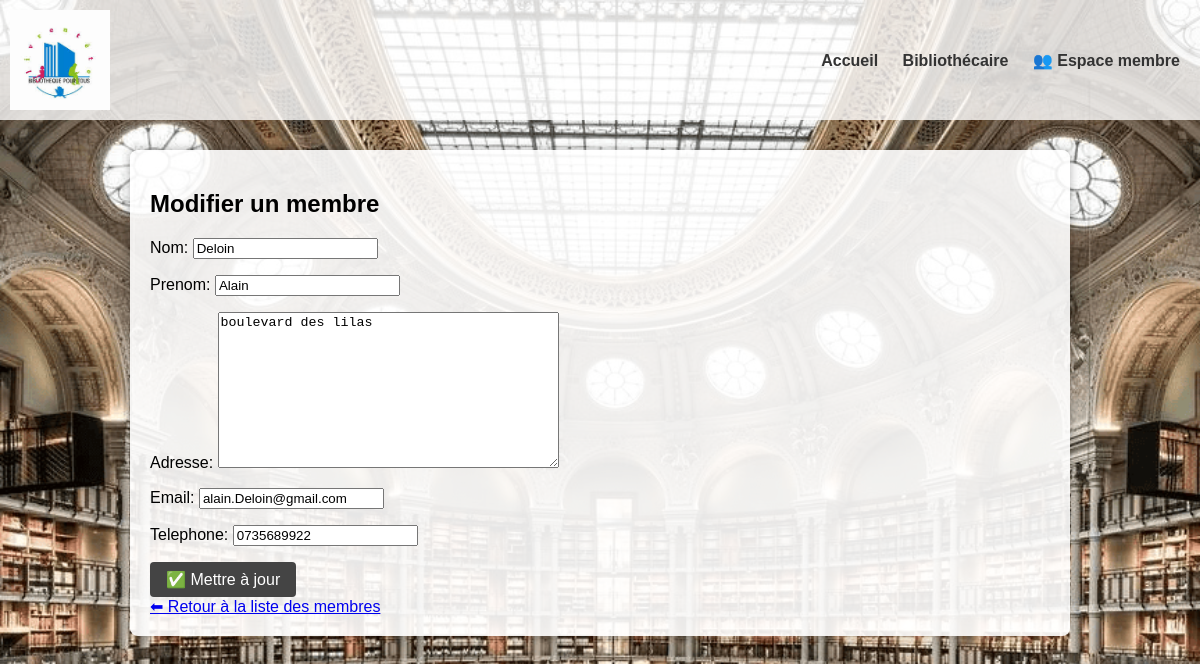
/bibliothecaire/membre/modifier/2/, run on the app's committed database.
### gestion_bibliothecaire/models.py (models this page shows, shortened)
class Emprunteur(models.Model):
    nom = models.CharField(max_length=100)
    prenom = models.CharField(max_length=100)
    adresse = models.TextField(max_length=255, blank=True)
    email = models.EmailField()
    telephone = models.CharField(max_length=20)
    bloque = models.BooleanField(default=False)

### gestion_bibliothecaire/views.py (the view)
# urls.py: path('membre/modifier/<int:emprunteur_id>/', views.modifier_emprunteur, name='modifier_emprunteur'),
def modifier_emprunteur(request, emprunteur_id):
    emprunteur = get_object_or_404(Emprunteur, id=emprunteur_id)
    if request.method == 'POST':
        form = EmprunteurForm(request.POST, instance=emprunteur)
        if form.is_valid():
            form.save()
            return redirect('emprunteurs')  # ou vers la liste
    else:
        form = EmprunteurForm(instance=emprunteur)
    return render(request, 'gestion_bibliothecaire/modifier_emprunteur.html', {'form': form})

### gestion_bibliothecaire/forms.py
class EmprunteurForm(forms.ModelForm):
    class Meta:
        model = Emprunteur
        fields = ['nom', 'prenom', 'adresse', 'email', 'telephone']

### gestion_bibliothecaire/templates/gestion_bibliothecaire/modifier_emprunteur.html (shortened to what this page needs)
<!DOCTYPE html>
<html lang="en">
<head>
</head>
<body>
    {% extends 'base.html' %}
{% block content %}
<h2>Modifier un membre</h2>
<form method="post">
    {{ form.as_p }}
    <button type="submit" class="btn-orange">✅ Mettre à jour</button>
</form>
<a href="{% url 'emprunteurs' %}" class="btn-orange">⬅ Retour à la liste des membres</a>
{% endblock %}

### data on the page
Emprunteur: nom "Deloin", prenom "Alain", adresse "boulevard des lilas", email "alain.Deloin@gmail.com", telephone "0735689922"
